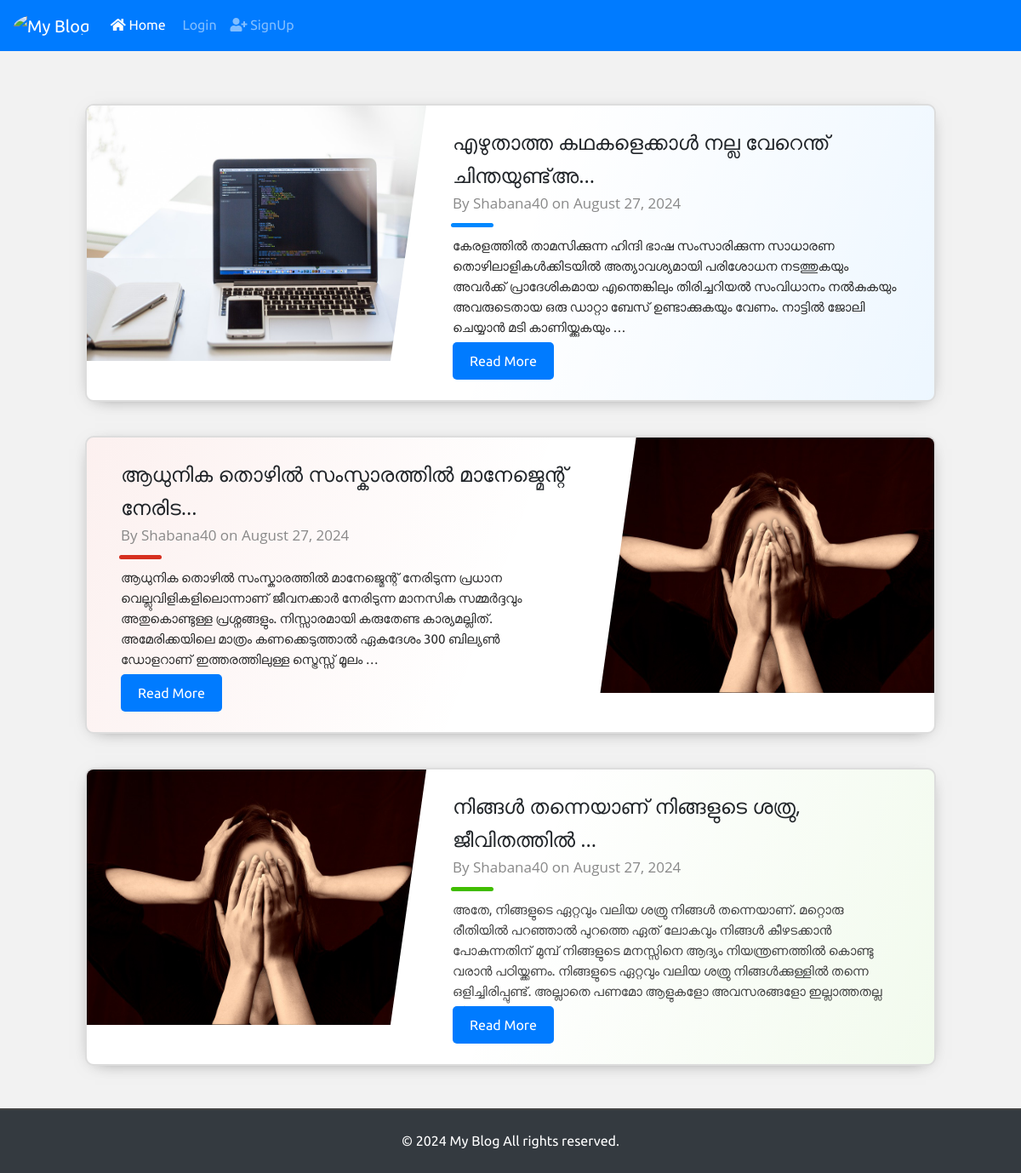
The page / on the database its author committed.
### userpanel/models.py (models this page shows, shortened)
class Blog(models.Model):
    STATUS_CHOICES = [
        ('draft', 'Draft'),
        ('published', 'Published'),
    ]
    title = models.CharField(max_length=100)
    content = models.TextField()
    blog_image = models.ImageField(upload_to='blog_images/', blank=True, null=True)
    author = models.ForeignKey(User, on_delete=models.CASCADE)
    created_at = models.DateTimeField(auto_now_add=True)
    updated_at = models.DateTimeField(auto_now=True)
    status = models.CharField(max_length=20, choices=STATUS_CHOICES, default='draft')

### sitevisitor/views.py (the view)
# urls.py: 2. Add a URL to urlpatterns:  path('', views.home, name='home')
def home(request):
    published_blogs = Blog.objects.filter(status='published').order_by('-created_at')
    context = {'blogs': published_blogs}
    return render(request, 'sitevisitor/home.html', context)

### sitevisitor/templates/sitevisitor/home.html (shortened to what this page needs)
{% extends 'sitevisitor/site_base.html' %}
{% load static %}
{% block custom_css %}
<link rel="stylesheet" href="{% static 'assets/css/sitevisitor/mystyle.css' %}">
{% endblock %}
{% block content %}
<div class="projcard-container">
    {% for blog in blogs %}
    <div class="projcard {% cycle 'projcard-blue' 'projcard-red' 'projcard-green' 'projcard-customcolor' %}">
        <div class="projcard-innerbox">
            {% if blog.blog_image %}
            <img class="projcard-img" src="{{ blog.blog_image.url }}" alt="{{ blog.title }}" />
            {% endif %}
            <div class="projcard-textbox">
                <div class="projcard-title">{{ blog.title|truncatechars:40 }}</div>
                <div class="projcard-subtitle">By {{ blog.author.username }} on {{ blog.created_at|date:"F j, Y" }}</div>
                <div class="projcard-bar"></div>
                <div class="projcard-description">{{ blog.content|safe |truncatechars:275  }}</div>
                <a href="{% url 'login' %}" class="btn btn-primary"> Read More </a>
            </div>
        </div>
    </div>
    {% endfor %}
</div>
{% endblock %}

### static/assets/css/sitevisitor/site_base.css (style rules this page uses)
body { font-family: 'Ubuntu', sans-serif; line-height: 1.6; margin: 0; padding: 0; background-color: #f2f2f2; min-height: 100vh; display: flex; flex-direction: column; }

### static/assets/css/sitevisitor/mystyle.css (style rules this page uses)
.projcard-container { margin: 50px 0; }
.projcard-container, .projcard-container * { box-sizing: border-box; }
.projcard-container { margin-left: auto; margin-right: auto; width: 1000px; }
.projcard { position: relative; width: 100%; height: 350px; margin-bottom: 40px; border-radius: 10px; background-color: #fff; border: 2px solid #ddd; font-size: 18px; overflow: hidden; cursor: pointer; box-shadow: 0 4px 21px -12px rgba(0, 0, 0, 0.66); transition: box-shadow 0.2s ease, transform 0.2s ease; }
.projcard::before { content: ""; position: absolute; top: 0; right: 0; bottom: 0; left: 0; background-image: linear-gradient(-70deg, #424242, transparent 50%); opacity: 0.07; }
.projcard:nth-child(2n)::before { background-image: linear-gradient(-250deg, #424242, transparent 50%); }
.projcard-innerbox { position: absolute; top: 0; right: 0; bottom: 0; left: 0; }
.projcard-img { position: absolute; height: 300px; width: 400px; top: 0; left: 0; transition: transform 0.2s ease; }
.projcard:nth-child(2n) .projcard-img { left: initial; right: 0; }
.projcard-textbox { position: absolute; top: 7%; bottom: 7%; left: 430px; width: calc(100% - 470px); font-size: 17px; }
.projcard:nth-child(2n) .projcard-textbox { left: initial; right: 430px; }
.projcard-textbox::before, .projcard-textbox::after { content: ""; position: absolute; display: block; background: #ff0000bb; background: #fff; top: -20%; left: -55px; height: 140%; width: 60px; transform: rotate(8deg); }
.projcard:nth-child(2n) .projcard-textbox::before { display: none; }
.projcard-textbox::after { display: none; left: initial; right: -55px; }
.projcard:nth-child(2n) .projcard-textbox::after { display: block; }
.projcard-textbox * { position: relative; }
.projcard-title { font-family: "Voces", "Open Sans", arial, sans-serif; font-size: 24px; }
.projcard-subtitle { font-family: "Voces", "Open Sans", arial, sans-serif; color: #888; }
.projcard-bar { left: -2px; width: 50px; height: 5px; margin: 10px 0; border-radius: 5px; background-color: #424242; transition: width 0.2s ease; }
.projcard-blue .projcard-bar { background-color: #0088ff; }
.projcard-blue::before { background-image: linear-gradient(-70deg, #0088ff, transparent 50%); }
.projcard-red .projcard-bar { background-color: #d62f1f; }
.projcard-red::before { background-image: linear-gradient(-70deg, #d62f1f, transparent 50%); }
.projcard-red:nth-child(2n)::before { background-image: linear-gradient(-250deg, #d62f1f, transparent 50%); }
.projcard-green .projcard-bar { background-color: #40bd00; }
.projcard-green::before { background-image: linear-gradient(-70deg, #40bd00, transparent 50%); }
.projcard-description { z-index: 10; font-size: 15px; color: #424242; height: 125px; overflow: hidden; text-overflow: ellipsis; }
.projcard .btn-primary { background-color: #007bff; color: #fff; border: none; font-size: 16px; padding: 10px 20px; text-align: center; border-radius: 5px; transition: background-color 0.3s, transform 0.3s; }
.projcard-red .btn-primary, .projcard-blue .btn-primary, .projcard-green .btn-primary, .projcard-customcolor .btn-primary { background-color: #007bff; color: #fff; border: none; }

### rows shown on the page
Blog: blog_image (picture), title "എഴുതാത്ത കഥകളെക്കാള്‍ നല്ല വേറെന്ത് ചിന്തയുണ്ട്അ…", author.username "Shabana40", created_at "August 27, 2024", content "കേരളത്തിൽ താമസിക്കുന്ന ഹിന്ദി ഭാഷ സംസാരിക്കുന്ന സാധാരണ തൊഴിലാളികൾക്കിടയിൽ അത്യാവശ്യമായി പരിശോധന നടത്തുകയും അവർക്ക് പ്രാദേശികമായ എന്തെങ്കിലും തിരിച്ചറിയൽ സംവിധാനം നൽകുകയും അവരുടെതായ ഒരു ഡാറ്റാ ബേസ് ഉണ്ടാക്കുകയും വേണം. നാട്ടിൽ ജോലി ചെയ്യാൻ മടി കാണിയ്ക്കുകയും …"
Blog: blog_image (picture), title "ആധുനിക തൊഴിൽ സംസ്കാരത്തിൽ മാനേജ്മെന്റ് നേരിട…", author.username "Shabana40", created_at "August 27, 2024", content "ആധുനിക തൊഴിൽ സംസ്കാരത്തിൽ മാനേജ്മെന്റ് നേരിടുന്ന പ്രധാന വെല്ലുവിളികളിലൊന്നാണ് ജീവനക്കാർ നേരിടുന്ന മാനസിക സമ്മർദ്ദവും അതുകൊണ്ടുള്ള പ്രശ്നങ്ങളും. നിസ്സാരമായി കരുതേണ്ട കാര്യമല്ലിത്. അമേരിക്കയിലെ മാത്രം കണക്കെടുത്താൽ ഏകദേശം 300 ബില്യൺ ഡോളറാണ് ഇത്തരത്തിലുള്ള സ്ട്രെസ്സ് മൂലം …"
Blog: blog_image (picture), title "നിങ്ങൾ തന്നെയാണ് നിങ്ങളുടെ ശത്രു, ജീവിതത്തിൽ …", author.username "Shabana40", created_at "August 27, 2024", content "അതേ, നിങ്ങളുടെ ഏറ്റവും വലിയ ശത്രു നിങ്ങൾ തന്നെയാണ്. മറ്റൊരു രീതിയിൽ പറഞ്ഞാൽ പുറത്തെ ഏത് ലോകവും നിങ്ങൾ കീഴടക്കാൻ പോകുന്നതിന് മുമ്പ് നിങ്ങളുടെ മനസ്സിനെ ആദ്യം നിയന്ത്രണത്തിൽ കൊണ്ടു വരാൻ പഠിയ്ക്കണം. നിങ്ങളുടെ ഏറ്റവും വലിയ ശത്രു നിങ്ങൾക്കുള്ളിൽ തന്നെ ഒളിച്ചിരിപ്പുണ്ട്. അല്ലാതെ പണമോ ആളുകളോ അവസരങ്ങളോ ഇല്ലാത്തതല്ല…"
